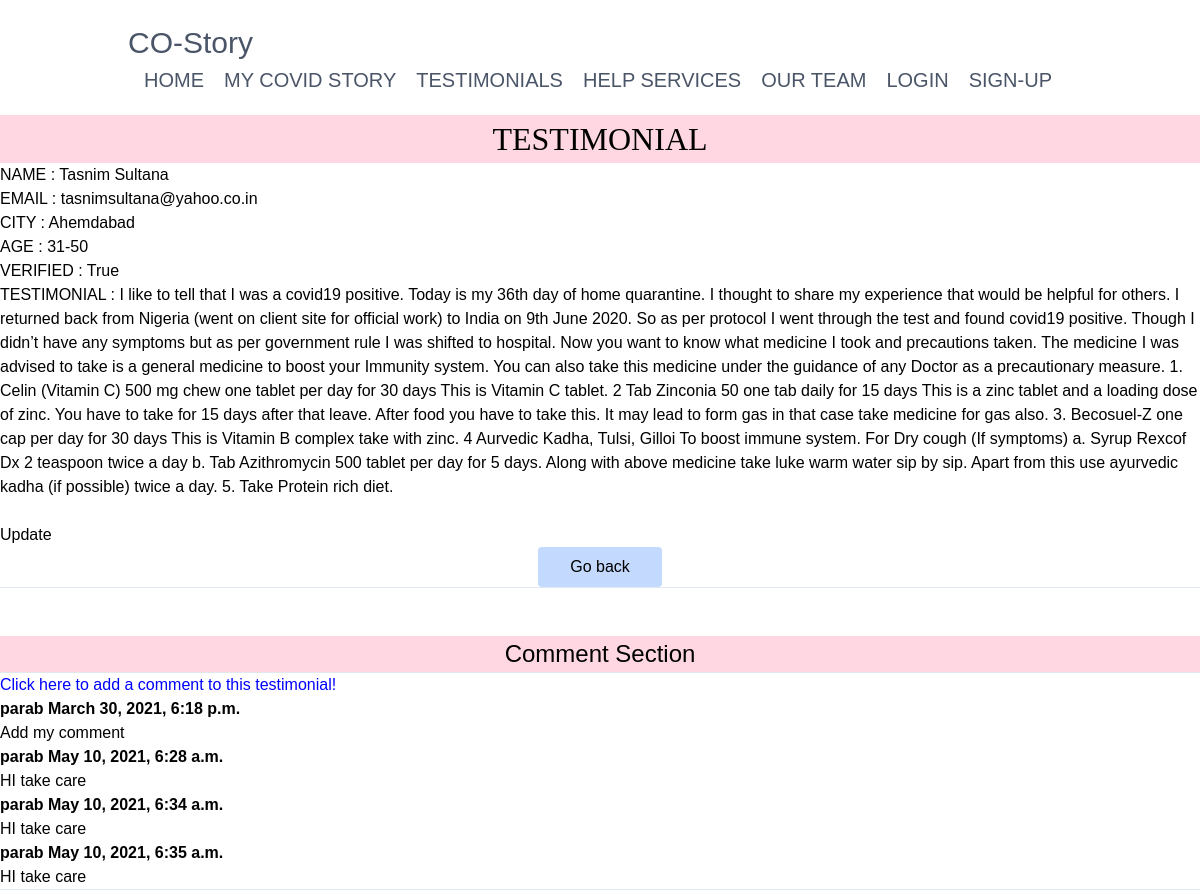
Screenshot of /37/ with the database file from the repository.
### page/models.py (models this page shows, shortened)
class Article(models.Model):
	user = models.ForeignKey(User,
		on_delete=models.CASCADE,blank=True,null=True)
	name = models.CharField(max_length=25,default="",null=False,blank=False)
	email = models.EmailField(default="",null=False,blank=False)
	state =	models.CharField(max_length=20,default="",null=False,blank=False)
	city =	models.CharField(max_length=20,default="",null=False,blank=False)
	type_of_case =	models.CharField(max_length=20, default="")
	age_group =		models.CharField(max_length=20, default="")
	description =	models.TextField(default="",null=False,blank=False)
	verified = models.BooleanField(default=False)
	file = models.FileField(upload_to ='uploads/')

class Comment(models.Model):
	user = models.ForeignKey(settings.AUTH_USER_MODEL,
		on_delete=models.CASCADE)
	article = models.ForeignKey(Article,on_delete=models.CASCADE,related_name='comments')
	body = models.TextField()
	date_added = models.DateTimeField(auto_now_add=True)

### page/views.py (the view)
# urls.py: path("<int:id>/",ArticleDetailView,name="page-detail"),
def ArticleDetailView(request,id):
	template_name='article_detail.html'
	queryset = get_object_or_404(Article,id=id)
	context = {
	"queryset" : queryset
		}
	return render(request,template_name,context)

### templates/article_detail.html (shortened to what this page needs)
{% extends 'index.html' %}
{% block content  %}
<header>
    <section class="text-gray-700 body-font bg-pink-200">
        <h1><center><font face ="DIN Next Light" size = "6" color="black">TESTIMONIAL</font></center></h1>
    </section>
</header>
 <ul>
<li style="color: black" ><p>NAME : {{queryset.name}}
<br>
EMAIL 	:	{{queryset.email}}
<br>
CITY	:	{{queryset.city}}
<br>
AGE		:	{{queryset.age_group}}
<br>
VERIFIED		:	{{queryset.verified}}
<br>
TESTIMONIAL :	{{queryset.description}}
<br>
{% if queryset.type_of_case == 'Mild' %}
<br>
<a href="{% url 'page:page-update' queryset.id %}">Update</a>
<button class="flex mx-auto text-black bg-indigo-200 border-0 py-2 px-8 focus:outline-none hover:bg-indigo-400 rounded text-l" type="submit" value="Save"><a href="{% url 'page:page-Mild' %}">Go back</a></button>
{%elif queryset.type_of_case == 'Moderate' %}
<button class="flex mx-auto text-black bg-indigo-200 border-0 py-2 px-8 focus:outline-none hover:bg-indigo-400 rounded text-l" type="submit" value="Save"><a href="{% url 'page:page-Moderate' %}">Go back</a></button>
{%elif queryset.type_of_case == 'Severe' %}
<button class="flex mx-auto text-black bg-indigo-200 border-0 py-2 px-8 focus:outline-none hover:bg-indigo-400 rounded text-l" type="submit" value="Save"><a href="{% url 'page:page-Severe' %}">Go back</a></button>
{% endif %}
</p></li>
</ul>
<div style="color: black" >
<hr>
<br>
<br>
<section class="text-gray-700 body-font bg-pink-200">
<center><h2 style="font-size: x-large; color: black" >Comment Section</h2></center>
</section>
<hr>
 <a href = "{% url 'page:page-addcomment' queryset.id %}" style="color: blue">Click here to add a comment to this testimonial!</a>
{% if not queryset.comments.all %}
<h4 style="color: black" > Be the first to add a comment!</h4>
 {% else %}
 <br>
 	{% for comment in queryset.comments.all %}
 		<strong>
 			<a href='{% url "page:page-profile" comment.user.id %}'>{{comment.user}}</a>
 			{{comment.date_added}}
 		</strong>
 		<br>
 		{{comment.body}}
 		<br>
 		{% endfor %}
 {% endif %}
{% endblock %}

### static/css/style.css (style rules this page uses)
html, body, .view { height: 100%; }

### templates/index.html (style rules this page uses)
body { background-color:rgb(254,215,226) ; background-size: cover; background-repeat: repeat; background-attachment: scroll; font-family: Arial; color: white; }

### templates/article_detail.html (style rules this page uses)
body { background: url("https://wallpaperaccess.com/full/1668903.jpg" ) no-repeat; background-size: cover; font-family: Arial; color: white; }

### rows the page displays
Article: name "Tasnim Sultana", email "tasnimsultana@yahoo.co.in", city "Ahemdabad", age_group "31-50", verified "True", description "I like to tell that I was a covid19 positive. Today is my 36th day of home quarantine. I thought to share my experience that would be helpful for others. I returned back from Nigeria (went on client site for official work) to India on 9th June 2020. So as per protocol I went through the test and found covid19 positive. Though I didn’t have any symptoms but as per government rule I was shifted to hospital. Now you want to know what medicine I took and precautions taken. The medicine I was advised to take is a general medicine to boost your Immunity system. You can also take this medicine under the guidance of any Doctor as a precautionary measure. 1. Celin (Vitamin C) 500 mg chew one tablet…"
Comment: user "parab", date_added "March 30, 2021, 6:18 p.m.", body "Add my comment"
Comment: user "parab", date_added "May 10, 2021, 6:28 a.m.", body "HI take care"
Comment: user "parab", date_added "May 10, 2021, 6:34 a.m.", body "HI take care"
Comment: user "parab", date_added "May 10, 2021, 6:35 a.m.", body "HI take care"
